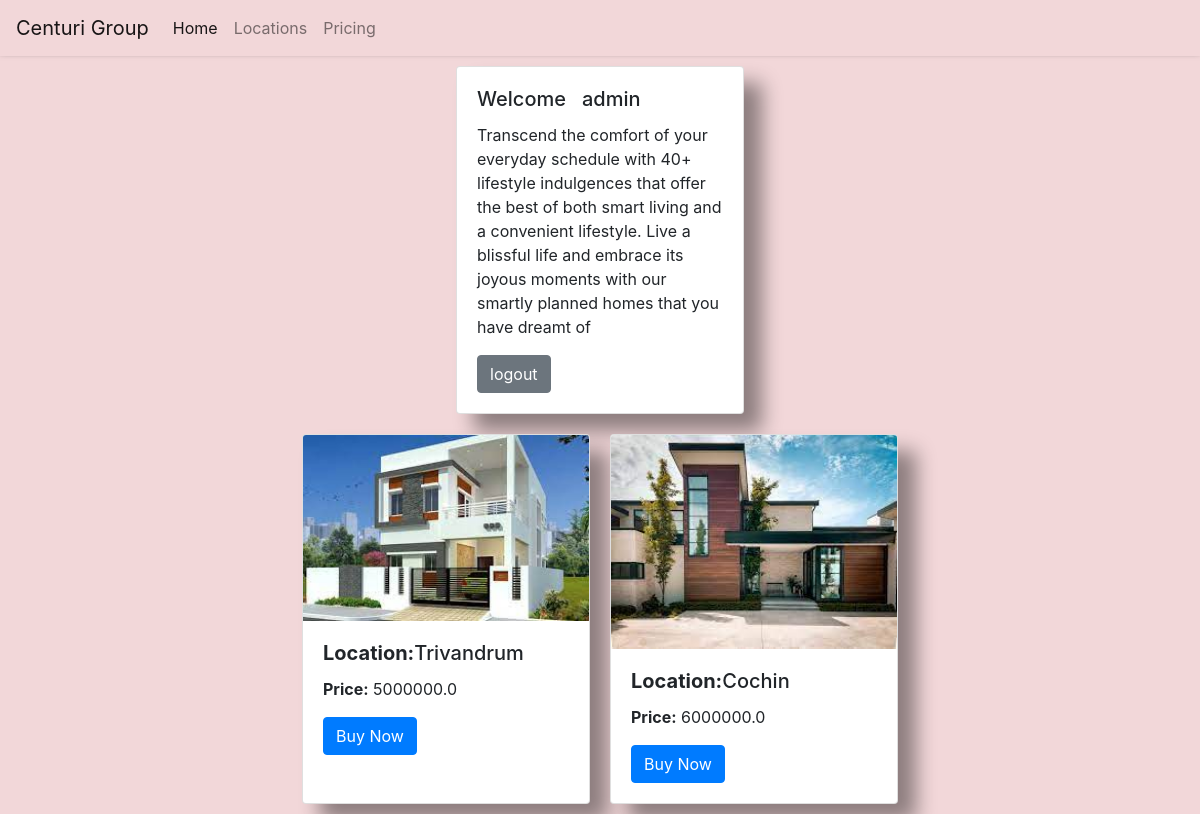
Page /home (signed in) on the committed database.
### welcomeapp/models.py (models this page shows)
class Homes(models.Model):
    place = models.CharField(max_length=200)
    price = models.FloatField()
    image = models.CharField(max_length=300)

### welcomeapp/views.py (the view)
# urls.py: 2. Add a URL to urlpatterns:  path('', views.home, name='home')
@cache_control(no_cache=True, must_revalidate=True, no_store=True)
def home(request):
    if 'username' in request.session:
        home = Homes.objects.all()
        return render(request, 'homesell.html', {'usern': request.session['username'],'hdetails':home})
    else:
        return redirect(index)

### welcomeapp/templates/homesell.html
{% extends "home.html" %}
{% block content %}
{% for h in hdetails %}
<div class="card" style="width: 18rem;">
  {% load static %}
  <img src="{% static 'images/' %}{{h.image}}.jpeg" class="card-img-top"
    alt="...">
  <div class="card-body">
    <h5 class="card-title"><b>Location:</b>{{h.place}}</h5>
    <p class="card-text"><b>Price:</b> {{h.price}}</p>
    <a href="#" class="btn btn-primary">Buy Now</a>
  </div>
</div>
{% endfor %}
{% endblock %}

### welcomeapp/templates/home.html (style rules this page uses)
body { padding: 0; margin: 0; background: #F2D7D9; }
.card { box-shadow: 18px 17px 20px 0 #0000006b; margin: 10px; }

### rows in the picture
Homes: image (picture), place "Trivandrum", price "5000000.0"
Homes: image (picture), place "Cochin", price "6000000.0"

### other values in the picture
{{ usern }} "admin"
